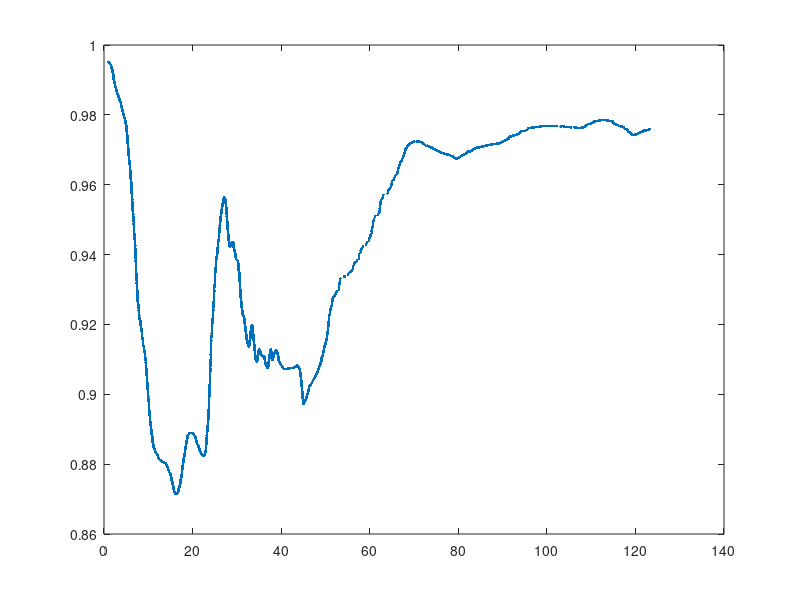

Write MATLAB code to recreate this figure. (Note: this script raises an error after producing the figure.)
% ====== Fuzzy Approximator ======
% Given an initial mesh of points it can use fuzzy rules 
% to approximate any surface (3-D) 
%
% OUTPUT = fuzzy_approx(X_X, Y_Y, Fp, N, infeng, mftype);
% X_X      Parameters on X-axis
% Y_Y      Parameters on Y-axis
% Fp       Approximated nonlinearity
% N        Number of MFs on both axis [3 4 5 7 13]
% infeng   Inference engine (1:Product 2:Minimum 3:Zadeh)
% mftype   MF Type (1:Triangular 2:Gauss 3:Trapezoidal 4:Bell 5:Sigmoid)
%
% OUTPUT   Approximated fuzzy surface
% BETA version 20/04/04
% MF number must change
% Peri Kontoroupis
load jun10_nonlinear
plot(states(:,1),par(:,1),'.')

%function OUTPUT = fuzzy_approx(X_X, Y_Y, Fp, N, infeng, mftype);
X_X=states(:,1);
Fp=par(:,1);
N=5;
infeng=1;
mftype=3;

%Start of the modification

n=1; %default value number of inputs 

%r=1:1:n;

%%N=[5 5];   % number of Mfs on both axis %3 4, 5, 7, 13 possible number of MFs to use

%M=prod(N); % No of fuzzy rules
M=N; % this is the modified  number of rules 

%X_X=XXp(1,:); Y_Y=YYp(:,1)';

szx=length(X_X); %szy=length(Y_Y);

%Place MFs on optional places
MF_x=N(1); %MF_y=N(2);

spacing_x=round((szx-2)/(MF_x-1)); %decide the spacing you use to put on the MFs 
%spacing_y=round((szy-2)/(MF_y-1));

%predeclare
%%Y_Y_mf=zeros(MF_y,1);
X_X_mf=zeros(MF_x,1);

%take the first and last node to contain a fuzzy rule
X_X_mf(1) = X_X(1);
%Y_Y_mf(1) = Y_Y(1);

for i = 2:MF_x  
    X_X_mf(i) = X_X(1)+(i-1)*(X_X(end)-X_X(1))/(MF_x-1);    
%    Y_Y_mf(i) = Y_Y(1)+(i-1)*(Y_Y(end)-Y_Y(1))/(MF_y-1);     
end    

% %this needs checking.......... 
% I(1,1)=X_X(1); I(1,2)=X_X(szx); % akrotata in X (original)
% I(2,1)=Y_Y(1); I(2,2)=Y_Y(szy); % akrotata in Y (original)
I(1,1)=X_X_mf(1); I(1,2)=X_X_mf(end); % akrotata in X_mf
%I(2,1)=Y_Y_mf(1); I(2,2)=Y_Y_mf(end); % akrotata in Y_mf (reduced to compensate the MFs)
xstep=X_X_mf(2)-X_X_mf(1);            % here step is left unoptimised... just step used as input for x
%ystep=Y_Y_mf(2)-Y_Y_mf(1);            % similarly for y
%%Steps(r)=[xstep ystep];         % save them as steps ...


%for i=1:2,                      % for two inputs something is missing
%    Plithos=[szx szy];          % possible fuzzy sets to be used... initial matrix
%end;
Plithos=szx;

% variable Stepmber needs checking...
for i=1%:2,
    Stepmber(i)=(I(i,2)-I(i,1))/(N(i)-1);  % <---- this guides where to place tbe MF
    Iindex(i,1)=1;
    Iindex(i,2)=N(i);
end;

for i=1:length(X_X_mf)
    for k=1:length(X_X_mf)
        Y_Ys((i-1)*length(Y_Y_mf)+k) = Y_Y_mf(k);
        X_Xs((i-1)*length(X_X_mf)+k) = X_X_mf(i); 
    end
end

PLEGMA=[X_Xs' Y_Ys'];

for i=1:MF_x
    for j=1:MF_y
        Y1(i, j)=Fp((i-1)*spacing_x+1, (j-1)*spacing_y+1);
    end
end

clear Y

Y=Y1(:);

% figure(7); plot(PLEGMA(:,1),PLEGMA(:,2),'r.'); 
% 
% figure(8); surf(reshape(PLEGMA(:,1),length(X_X_mf), length(X_X_mf)), ...
%     reshape(PLEGMA(:,2),length(X_X_mf), length(X_X_mf)) , reshape(Y,length(X_X_mf), length(X_X_mf)) ); 
% hold; plot3(PLEGMA(:,1),PLEGMA(:,2),Y','k.');legend('Nodes'); title('Initial selected mesh');

H = [(I(1,2)-I(1,1))/(szx-1) (I(2,2)-I(2,1))/(szy-1)]; %this is the default spacing for the original mesh

handle = waitbar(0,'Progress 1/3 ...');
INPUT = dimenscomb(I,H,handle);
K=prod(Plithos);  % INPUT AND K must have the same size

%MF parameters (set locations for all MFs) 
if mftype==1   %triangular MF
    
    for i=1:n,
        J=1:1:N(i);
        bvar(i,J)=I(i,1)+(J-1)*Stepmber(i);
        avar(i,J)=bvar(i,J)-Stepmber(i);
        dvar(i,J)=bvar(i,J)+Stepmber(i);
        avar(i,1)=I(i,1);
        bvar(i,1)=avar(i,1);
        dvar(i,N(i))=I(i,2);  
        bvar(i,N(i))=dvar(i,N(i));  
    end; 
    
elseif mftype==2  %gaussian MF 
    sigma=0.1; %gaussian variance
    for i=1:n,
        J=1:1:N(i);
        centervar(i,J)=I(i,1)+(J-1)*Stepmber(i); 
        centervar(i,1)=I(i,1);
        centervar(i,N(i))=I(i,2);  
    end;
    
elseif mftype==3
    %div adjusts trapezoidal's upper base, for example for div=2 then c-b=Stepmber 
    div=4;
    for i=1:n,
        J=1:1:N(i);
        centervar(i,J)=I(i,1)+(J-1)*Stepmber(i);
        avar(i,J)=centervar(i,J)-Stepmber(i);
        bvar(i,J)=centervar(i,J)-Stepmber(i)/div;
        cvar(i,J)=centervar(i,J)+Stepmber(i)/div;
        dvar(i,J)=centervar(i,J)+Stepmber(i);
        avar(i,1)=I(i,1);
        bvar(i,1)=avar(i,1);
        cvar(i,N(i))=I(i,2);  
        dvar(i,N(i))=cvar(i,N(i));  
    end;
    
elseif mftype==4 %gbell mf
    beta=2.5;  % shape
    alpha=0.1; % variance
    for i=1:n,
        J=1:1:N(i);
        centervar(i,J)=I(i,1)+(J-1)*Stepmber(i); 
        centervar(i,1)=I(i,1);
        centervar(i,N(i))=I(i,2);  
    end;
    
elseif mftype==5 %sigmoid mf
    alpha=10; % shape
    for i=1:n,
        J=1:1:N(i);
        centervar(i,J)=I(i,1)+(J-1)*Stepmber(i); 
        centervar(i,1)=I(i,1);
        centervar(i,N(i))=I(i,2);  
    end;
        
end;

%until here it should ok
% check this....
H=Steps;
H(r)=1;
handle = waitbar(0,'Progress 2/3 ');
odigos=dimenscomb(Iindex,H,handle); %GENERATION OF MESH TO BE USED

%there is a mistake here somewhere ...spacing

handle = waitbar(0,'Progress 3/3 ');
for k=1:K,  % Node possible combinations
    for m=1:M; %FUZZY RULES MF_X * MF_Y
        w(k,m)=1;
        wmin=1;
        for i=1:n, %number of inputs
            
            if mftype==1 %triangular mf
                a=avar(i,odigos(m,i)); %left side
                b=bvar(i,odigos(m,i)); %top
                d=dvar(i,odigos(m,i)); %right side
                if a==b; array(1)=NaN;
                else array(1)=(INPUT(k,i)-a)/(b-a);
                end;
                array(2)=1;
                if b==d; array(3)=NaN;
                else array(3)=(d-INPUT(k,i))/(d-b);
                end;
                minar=min(array);  MF(i)=max(minar,0);
                
            elseif mftype==2, %gaussian mf
                center(i)=centervar(i,odigos(m,i));
                MF(i)=exp(-(INPUT(k,i)- center(i))^2/(2*sigma^2)); %mf type formula+
                
            elseif mftype==3, %trapezoidal mf
                a=avar(i,odigos(m,i));
                b=bvar(i,odigos(m,i));
                c=cvar(i,odigos(m,i));
                d=dvar(i,odigos(m,i));
                if a==b 
                    array(1)=Inf;
                else 
                    array(1)=(INPUT(k,i)-a)/(b-a);
                end;
                array(2)=1;
                if c==d
                    array(3)=Inf;
                else
                    array(3)=(d-INPUT(k,i))/(d-c);
                end;
                minar=min(array);      
                MF(i)=max(minar,0);         
                
            elseif mftype==4, %gbell mf
                center(i)=centervar(i,odigos(m,i));
                MF(i)= 1./((1+abs((INPUT(k,i)-center(i))/alpha))^(2*beta));
                
                
            elseif mftype==5, %sigmoid mf
                center(i)=centervar(i,odigos(m,i));
                MF(i)=1./(1 + exp(-alpha*(INPUT(k,i)-center(i))));     
            end;        
            
            %calculation of weights 
            if infeng==1     % product inference engine 
                w(k,m)=w(k,m)*MF(i);
            elseif infeng==2 % minimum inference engine
                w(k,m)=min(w(k,m),MF(i));
            elseif infeng==3 % Zadeh inference engine
                wmin=min(wmin,MF(i));
                w(k,m)=min(wmin,1-wmin);
            end;
        end;
    end;
    
    ar(k)=0;
    par(k)=0;
    
    for m=1:M,  %note nodes in sequence ... 
        ar(k)=ar(k)+Y(m)*w(k,m);  %algorithm _1: sum of product between weights and firing strength 
        par(k)=par(k)+w(k,m);     %algorithm _2: sum of weights i.e. sum(w,2);
    end;
    
    if par(k)==0
        par(k)=1e-50;
    end;
    
    %defuzzifier used: center of gravity 
    OUTPUT(k)=ar(k)/par(k);       %algorithm _3: defuzzification 
    waitbar(k/K,handle)
    
end;

close(handle);

OUTPUT=reshape(OUTPUT,Plithos(2),Plithos(1));














% 
% % ======= General Display =======
% 
% %Illustration of MFs***************
% spaceplot=0.001;
% stepmemberx=I(1,1):spaceplot:I(1,2);
% stepmembery=I(2,1):spaceplot:I(2,2);
% if mftype==1
%     for i=1:n,
%         for m=1:N(i);
%             a=avar(i,m);
%             b=bvar(i,m);
%             d=dvar(i,m);
%             params=[a b d];
%             if i==1,
%                 memberfunctx(m,:)=trimf(stepmemberx,params);
%             elseif i==2,
%                 memberfuncty(m,:)=trimf(stepmembery,params);
%             end;
%         end;
%     end;
% elseif mftype==2
%     for i=1:n,
%         for m=1:N(i);
%             center=centervar(i,m);
%             params=[sigma center];
%             if i==1,
%                 memberfunctx(m,:)=gaussmf(stepmemberx,params);
%             elseif i==2,
%                 memberfuncty(m,:)=gaussmf(stepmembery,params);
%             end;
%         end;
%     end;
% elseif mftype==3
%     for i=1:n,
%         for m=1:N(i);
%             a=avar(i,m);
%             b=bvar(i,m);
%             c=cvar(i,m);
%             d=dvar(i,m);
%             params=[a b c d];
%             if i==1,
%                 memberfunctx(m,:)=trapmf(stepmemberx,params);
%             elseif i==2,
%                 memberfuncty(m,:)=trapmf(stepmembery,params);
%             end;
%         end;
%     end;
%     
% elseif mftype==4
%     for i=1:n,
%         for m=1:N(i);
%             center=centervar(i,m);
%             params=[alpha beta center];
%             if i==1,
%                 memberfunctx(m,:)=gbellmf(stepmemberx,params);
%             elseif i==2,
%                 memberfuncty(m,:)=gbellmf(stepmembery,params);
%             end;
%         end;
%     end;
%     
% elseif mftype==5
%     for i=1:n,
%         for m=1:N(i);
%             center=centervar(i,m);
%             params=[alpha center];
%             if i==1,
%                 memberfunctx(m,:)=sigmf(stepmemberx,params);
%             elseif i==2,
%                 memberfuncty(m,:)=sigmf(stepmembery,params);
%             end;
%         end;
%     end;
%      
% end;
% 
% memberfunctx=memberfunctx';
% memberfuncty=memberfuncty';
% 
% figure(9);    
% subplot(1,2,1); plot(stepmemberx,memberfunctx);
% title('MFs on x'); axis tight; xlabel('x1');
% subplot(1,2,2); plot(stepmembery,memberfuncty);
% title('MFs on y'); axis tight; xlabel('x2');
% %*********************************
% 
% domain=[I(1,1) I(1,2) I(2,1) I(2,2)];
% 
% axis(domain);
% Xp=linspace(X_X(1), X_X(end), 13);
% Yp=linspace(Y_Y(1), Y_Y(end), 13);
% figure(10);surf(Xp,Yp,OUTPUT);
% xlabel('x1'); ylabel('x2'); title('Approximated parametic surface');
% ABSERROR=abs(Fp-OUTPUT);
% figure(11); mesh(Xp,Yp,ABSERROR); title('Absolute error between par & non-par surface')
% 
% for i=1:MF_x
%    for j=1:MF_y
%        Y1(i, j)=OUTPUT((i-1)*spacing_x+1, (j-1)*spacing_y+1);
%    end
% end
% 
% Y_final=Y1(:);
% figure(12); surf(reshape(PLEGMA(:,1),length(X_X_mf), length(X_X_mf)), ...
%    reshape(PLEGMA(:,2),length(X_X_mf), length(X_X_mf)) , reshape(Y,length(X_X_mf), length(X_X_mf)) ); 
% hold; plot3(PLEGMA(:,1),PLEGMA(:,2),Y_final','k.');title('Selected mesh after Fuzzy rule estimation');  
% 
% ABSERROR=abs( reshape(Y,length(X_X_mf), length(X_X_mf)) -  reshape(Y_final,length(X_X_mf), length(X_X_mf)) );
% 
% figure(13); mesh(reshape(PLEGMA(:,1),length(X_X_mf), length(X_X_mf)), ...
%    reshape(PLEGMA(:,2),length(X_X_mf), length(X_X_mf)) , ABSERROR ); 
% title('ABS error in selected mesh');


